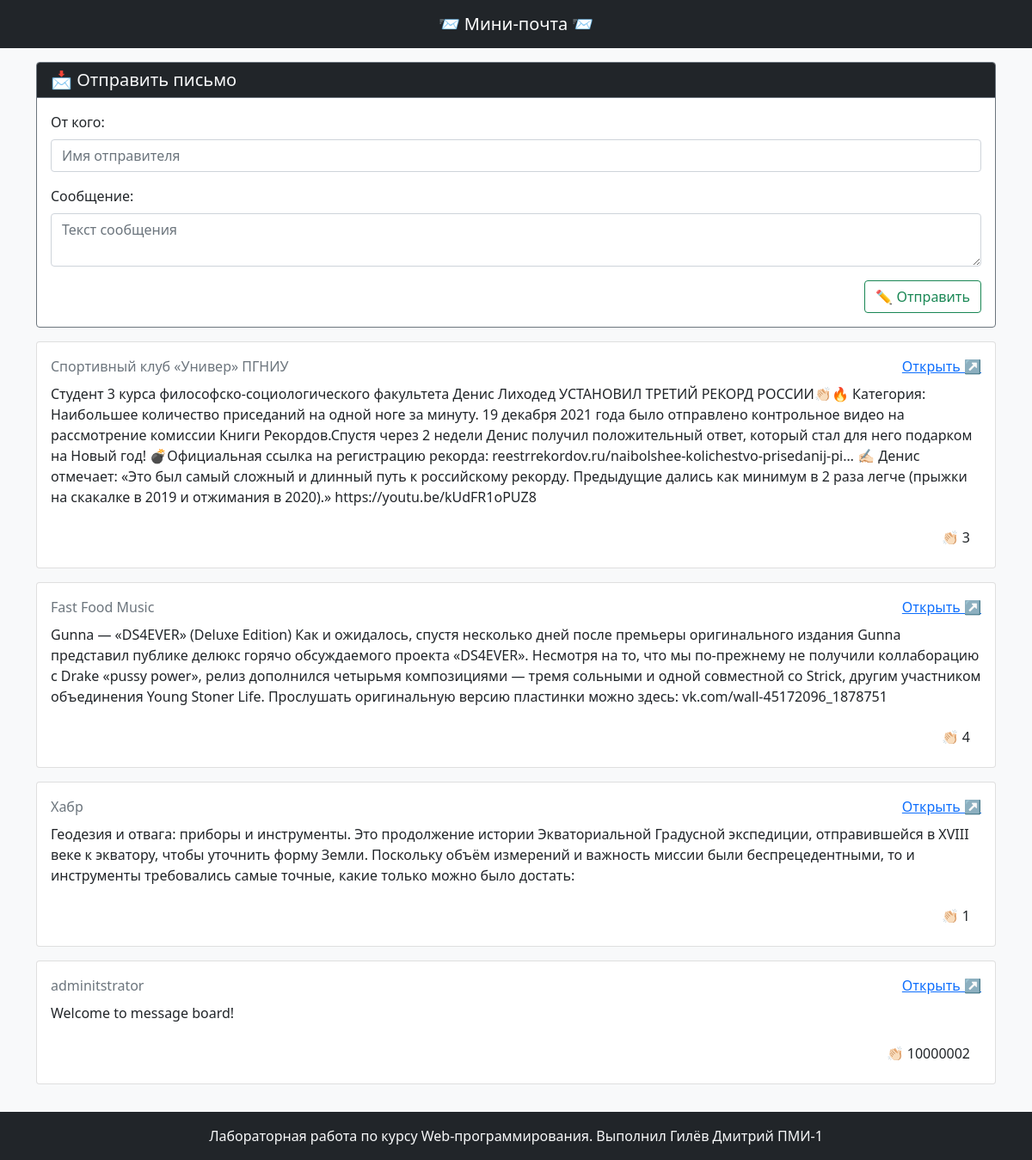
The page / on the database its author committed.
### tables this page shows
CREATE TABLE messages
               (id INTEGER PRIMARY KEY AUTOINCREMENT, name text, message text, clap int);

### main.py (the view)
@app.route('/')
def home():
    messages = Storage.get_messages()
    return render_template("index.html", messages = messages)

### storage/__init__.py (called while the page is built)
    @staticmethod
    def get_messages() -> Cursor:
        cur = db.cursor()
        messages = cur.execute('SELECT * FROM messages ORDER BY id DESC').fetchall()
        db.commit()
        return messages

### templates/index.html (shortened to what this page needs)
<!DOCTYPE html>
<html lang="ru">
  <head>
    <link href="{{ url_for('static', filename='css/bootstrap.min.css') }}" rel="stylesheet" />
  </head>
  <body>
    <div class="d-flex flex-column bg-light min-vh-100">
      <nav class="navbar navbar-expand-lg navbar-dark bg-dark">
        <div class="container">
          <a class="navbar-brand mx-auto" href="/">📨 Мини-почта 📨</a>
        </div>
      </nav>
      <main class="container flex-fill my-3">
        <form class="card border-secondary mb-3" data-test="send-form" action="/messages" method="POST">
          <fieldset>
            <legend class="card-header h5 border-secondary bg-dark text-light">📩 Отправить письмо</legend>
            <div class="card-body">
              <div class="mb-3">
                <label for="sender" class="form-label">От кого:</label>
                <input id="sender" name="sender" class="form-control" type="text" placeholder="Имя отправителя" value="{{name}}"/>
              </div>
              <div class="mb-3">
                <label for="message" class="form-label">Сообщение:</label>
                <textarea id="message" name="message" class="form-control" placeholder="Текст сообщения">{{message}}</textarea>
              </div>
              <div class="d-flex">
                <button class="btn btn-outline-success ms-auto">✏️ Отправить</button>
              </div>
            </div>
          </fieldset>
        </form>
        <ul class="list-unstyled">
          {% for (id, name, message, clap) in messages %}
          <li class="mb-3">
            <article class="card" data-test="message">
              <div class="card-body">
                <header class="card-title d-flex">
                  <div class="text-muted" data-test="message-author">{{ name }}</div>
                  <a href="/messages/{{id}}" class="card-link ms-auto" data-test="message-open">Открыть ↗️</a>
                </header>
                <p class="card-text" data-test="message-text">
                  {{ message }}
                </p>
                <div class="d-flex">
                  <form class="ms-auto" data-test="message-clap-form" action="/messages/clap/{{id}}", method="POST">
                    <button class="btn">👏🏻 <span data-test="clap-count">{{ clap }}</span></button>
                  </form>
                </div>
              </div>
            </article>
          </li>
          {% endfor %}
        </ul>
      </main>
      <footer class="bg-dark text-light py-3">
        <div class="container text-center">
          Лабораторная работа по курсу Web-программирования. Выполнил Гилёв Дмитрий ПМИ-1
        </div>
      </footer>
    </div>
  </body>
</html>

### rows shown on the page
messages: name "Спортивный клуб «Универ» ПГНИУ", message "Студент 3 курса философско-социологического факультета Денис Лиходед УСТАНОВИЛ ТРЕТИЙ РЕКОРД РОССИИ👏🏻🔥 Категория: Наибольшее количество приседаний на одной ноге за минуту. 19 декабря 2021 года было отправлено контрольное видео на рассмотрение комиссии Книги Рекордов.Спустя через 2 недели Денис получил положительный ответ, который стал для него подарком на Новый год! 💣Официальная ссылка на регистрацию рекорда: reestrrekordov.ru/naibolshee-kolichestvo-prisedanij-pi… ✍🏻 Денис отмечает: «Это был самый сложный и длинный путь к российскому рекорду. Предыдущие дались как минимум в 2 раза легче (прыжки на скакалке в 2019 и отжимания в 2020).» https://youtu.be/kUdFR1oPUZ8", clap "3"
messages: name "Fast Food Music", message "Gunna — «DS4EVER» (Deluxe Edition) Как и ожидалось, спустя несколько дней после премьеры оригинального издания Gunna представил публике делюкс горячо обсуждаемого проекта «DS4EVER». Несмотря на то, что мы по-прежнему не получили коллаборацию с Drake «pussy power», релиз дополнился четырьмя композициями — тремя сольными и одной совместной со Strick, другим участником объединения Young Stoner Life. Прослушать оригинальную версию пластинки можно здесь: vk.com/wall-45172096_1878751", clap "4"
messages: name "Хабр", message "Геодезия и отвага: приборы и инструменты. Это продолжение истории Экваториальной Градусной экспедиции, отправившейся в XVIII веке к экватору, чтобы уточнить форму Земли. Поскольку объём измерений и важность миссии были беспрецедентными, то и инструменты требовались самые точные, какие только можно было достать:", clap "1"
messages: name "adminitstrator", message "Welcome to message board!", clap "10000002"
